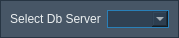
<?xml version="1.0" encoding="UTF-8"?>
<ui version="4.0">
 <class>DbServerSettings</class>
 <widget class="QWidget" name="DbServerSettings">
  <property name="enabled">
   <bool>true</bool>
  </property>
  <property name="geometry">
   <rect>
    <x>0</x>
    <y>0</y>
    <width>170</width>
    <height>38</height>
   </rect>
  </property>
  <property name="windowTitle">
   <string>Form</string>
  </property>
  <property name="autoFillBackground">
   <bool>false</bool>
  </property>
  <property name="styleSheet">
   <string notr="true"/>
  </property>
  <layout class="QGridLayout" name="gridLayout_2">
   <property name="leftMargin">
    <number>0</number>
   </property>
   <property name="topMargin">
    <number>0</number>
   </property>
   <property name="rightMargin">
    <number>0</number>
   </property>
   <property name="bottomMargin">
    <number>0</number>
   </property>
   <item row="0" column="0">
    <widget class="QFrame" name="frame_2">
     <property name="styleSheet">
      <string notr="true">QFrame{
background-color: rgba(44, 62, 80,220);
font: 8pt &quot;Segoe UI&quot;;
}

QLabel{
background-color:none;
color: rgb(236, 240, 241);
}
QComboBox{
background-color: rgba(44, 62, 80,220);
border: 1px solid #2980b9;
color:#ecf0f1;

}

QComboBox QAbstractItemView {
    border: 2px solid darkgray;
    selection-background-color: #EEFF78;
    selection-color:#2c3e50;
   color:#ecf0f1;
}</string>
     </property>
     <property name="frameShape">
      <enum>QFrame::StyledPanel</enum>
     </property>
     <property name="frameShadow">
      <enum>QFrame::Raised</enum>
     </property>
     <layout class="QGridLayout" name="gridLayout">
      <item row="0" column="0">
       <widget class="QLabel" name="label_2">
        <property name="text">
         <string>Select Db Server</string>
        </property>
        <property name="alignment">
         <set>Qt::AlignCenter</set>
        </property>
       </widget>
      </item>
      <item row="0" column="1">
       <widget class="QComboBox" name="cbDbSelectedServer"/>
      </item>
     </layout>
    </widget>
   </item>
  </layout>
 </widget>
 <resources/>
 <connections/>
</ui>
